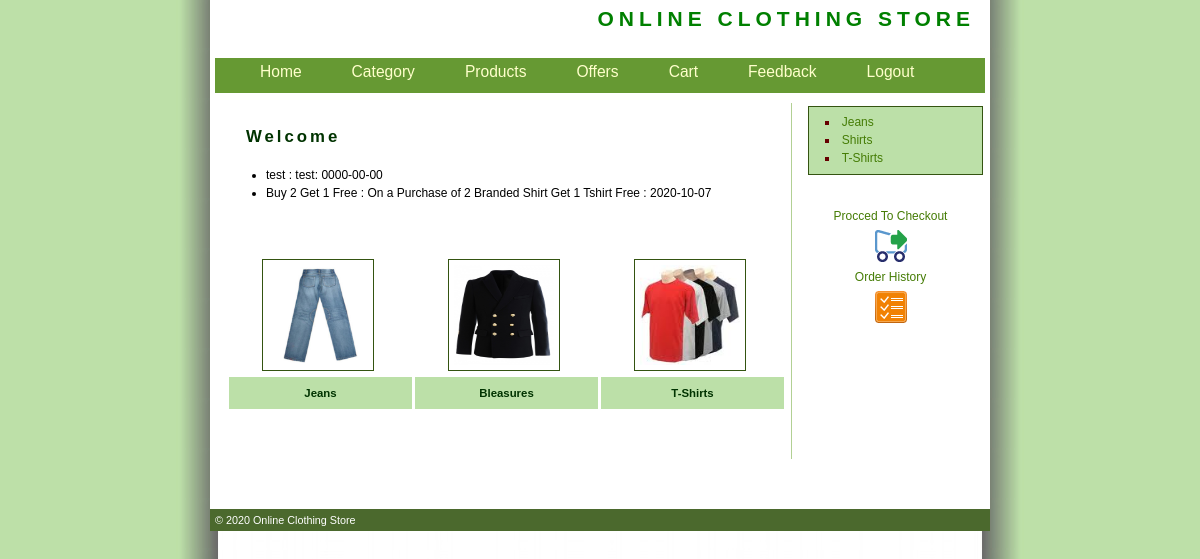
Page /Customer/Offers.php on the committed database.
### tables this page shows
CREATE TABLE `Offer_Master` (
  `OfferId` int(11) NOT NULL AUTO_INCREMENT,
  `Offer` varchar(500) NOT NULL,
  `Detail` varchar(200) NOT NULL,
  `Valid` date NOT NULL,
  PRIMARY KEY (`OfferId`)
);

CREATE TABLE `Category_Master` (
  `CategoryId` int(11) NOT NULL AUTO_INCREMENT,
  `CategoryName` varchar(200) NOT NULL,
  `Description` varchar(200) NOT NULL,
  `Image` varchar(100) NOT NULL,
  PRIMARY KEY (`CategoryId`)
);

### Customer/Offers.php (the view, shortened to what this page needs)
<!DOCTYPE html
  PUBLIC "-//W3C//DTD XHTML 1.0 Transitional//EN" "http://www.w3.org/TR/xhtml1/DTD/xhtml1-transitional.dtd">
<html xmlns="http://www.w3.org/1999/xhtml">
<head>
  <link href="style.css" rel="stylesheet" type="text/css" />
</head>
<body>
  <div id="wrapper">
    <?php
    include "Header.php";
    ?>
    <div id="content">
      <h2><span style="color:#003300"> Welcome
        </span></h2>
      <ul>
        <?php
        require "../Connections/shop.php";
        $sql = "select * from Offer_Master";
        $result = mysqli_query($conn, $sql);
        while ($row = mysqli_fetch_array($result)) {
          $Offer = $row['Offer'];
          $Detail = $row['Detail'];
          $Valid = $row['Valid'];
          ?>
          <li>
            <?php echo htmlspecialchars($Offer); ?> :
            <?php echo htmlspecialchars($Detail); ?>:
            <?php echo $Valid; ?>
          </li>
          <?php
        }
        ?>
      </ul>
      <table width="100%" border="0" cellspacing="3" cellpadding="3">
        <tr>
          <td>&nbsp;</td>
          <td>&nbsp;</td>
          <td>&nbsp;</td>
        </tr>
        <tr>
          <td>
            <p><img src="img/Jeans.jpg" alt="box" width="100" height="100" hspace="10" align="left" class="imgleft"
                title="box" /></p>
          </td>
          <td>
            <p><img src="img/asd.jpg" alt="box" width="100" height="100" hspace="10" align="left" class="imgleft"
                title="box" /></p>
          </td>
          <td>
            <p><img src="img/images.jpg" alt="box" width="100" height="100" hspace="10" align="left" class="imgleft"
                title="box" /></p>
          </td>
        </tr>
        <tr>
          <td height="26" bgcolor="#BCE0A8">
            <div align="center" class="style9">Jeans</div>
          </td>
          <td bgcolor="#BCE0A8">
            <div align="center" class="style9">Bleasures</div>
          </td>
          <td bgcolor="#BCE0A8">
            <div align="center" class="style9">T-Shirts</div>
          </td>
        </tr>
      </table>
      <p>&nbsp;</p>
    </div>
    <div id="right-col">
      <div class="scroll">
        <ul class="side">
          <?php
          $sql = "select * from Category_Master";
          $result = mysqli_query($conn, $sql);
          while ($row = mysqli_fetch_array($result)) {
            $Id = $row['CategoryId'];
            $CategoryName = $row['CategoryName'];
            ?>
            <li><a href="Products.php?CategoryId=<?php echo $Id; ?>"><?php echo htmlspecialchars($CategoryName); ?></a></li>
            <?php
          }
          ?>
        </ul>
      </div>
      <ul class="side">
        <table width="100%" height="122" border="0" cellpadding="0" cellspacing="0">
          <tr>
            <td>
              <div align="center"><a href="checkout.php">Procced To Checkout</a></div>
            </td>
          </tr>
          <tr>
            <td>
              <div align="center"><img src="img/checkout.png" width="32" height="32" /></div>
            </td>
          </tr>
          <tr>
            <td>
              <div align="center"><a href="History.php">Order History</a></div>
            </td>
          </tr>
          <tr>
            <td>
              <div align="center"><img src="img/order.png" width="32" height="32" /></div>
            </td>
          </tr>
        </table>
      </ul>
    </div>
    <?php
    include "Footer.php";
    ?>
  </div>
</body>
</html>

### Customer/style.css (style rules this page uses)
body { margin : 0; padding : 0; text-align : left; font : 75% "Trebuchet MS", verdana, arial, sans-serif; line-height : 1.5em; background : #BCE0A8 url(img/bg.jpg) top center repeat-y; color : #000; }
#wrapper { position : relative; width : 780px; margin-right : auto; margin-left : auto; padding : 0; border : 0px solid green; background : #fff; }
#content { width : 560px; float : left; margin-top : 0; margin-left : 11px; padding : 5px; border-right : 1px solid #b2d094; }
#content p { padding : 0 20px; }
#right-col { width : 175px; margin : 5px 0 0 590px; border-left : 1px none #28460a; padding : 3px; }
div.scroll { height : auto; width : 160px; padding : 1ex; margin : 0 0 30px 5px; border : 1px solid #345411; background : #BCE0A8; color : #000; }
h2 { margin : 20px; font-size : 140%; letter-spacing : 3px; background : inherit; color : green; }
a:link, a:visited { text-decoration : none; background : inherit; color : #457C05; }
ul.side { list-style-type : square; padding : 0; margin : 0; background : inherit; color:#660000; }
.side li { padding-left : 0.2em; margin-left : 2em; color:#660000; }
.imgleft { float : left; border : 1px solid #345411; padding : 5px; margin-right : 15px; }

### Customer/Offers.php (style rules this page uses)
.style9 { font-size: 95%; font-weight: bold; color: #003300; font-family: Verdana, Arial, Helvetica, sans-serif; }

### rows in the picture
offer_master: Offer "test", Detail "test", Valid "0000-00-00"
offer_master: Offer "Buy 2 Get 1 Free", Detail "On a Purchase of 2 Branded Shirt Get 1 Tshirt Free", Valid "2020-10-07"
category_master: CategoryName "Jeans"
category_master: CategoryName "Shirts"
category_master: CategoryName "T-Shirts"
